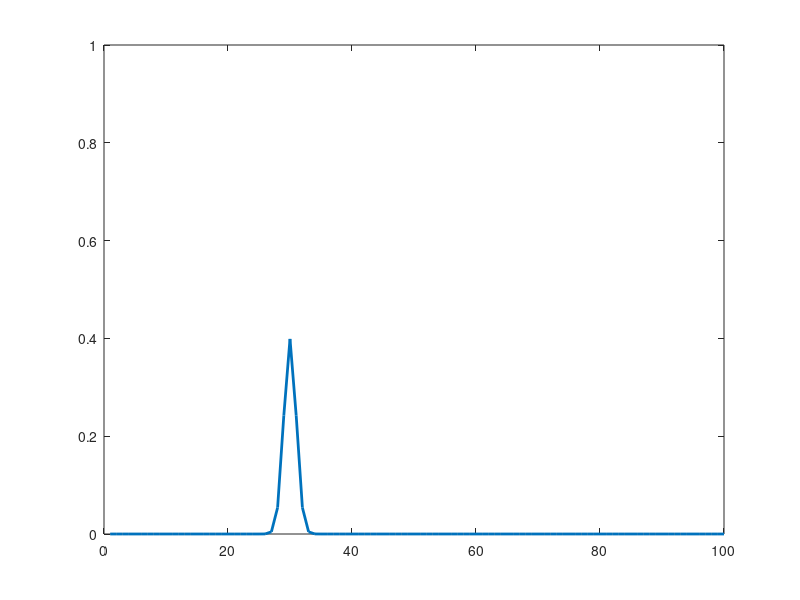

The MATLAB script that drew this image:
%{
x = rand(100,1);
y = x + normrnd(0,1,[100,1]) * 0.2;

figure;
scatter(x, y);
xlabel('mPFC');
ylabel('VTA');
hold on;
plot([0 1], [0 1], 'linewidth', 2, 'color', [0 0 1]);

title('Post-reward RPE modulation');


figure;

subplot(1,2,1);
pie([230 87]);
legend({'Belief state', 'other'});
title({'VS-projecting', 'mPFC cells'});

subplot(1,2,2);
pie([32 129]);
legend({'Belief state', 'other'});
title({'non-VS-projecting', 'mPFC cells'});
%}


figure;

t = 1:100;
y = zeros(size(t));
y(20:40) = normpdf(-10:10, 0, 1);
plot(y, 'linewidth', 2);

ylim([0 1]);
